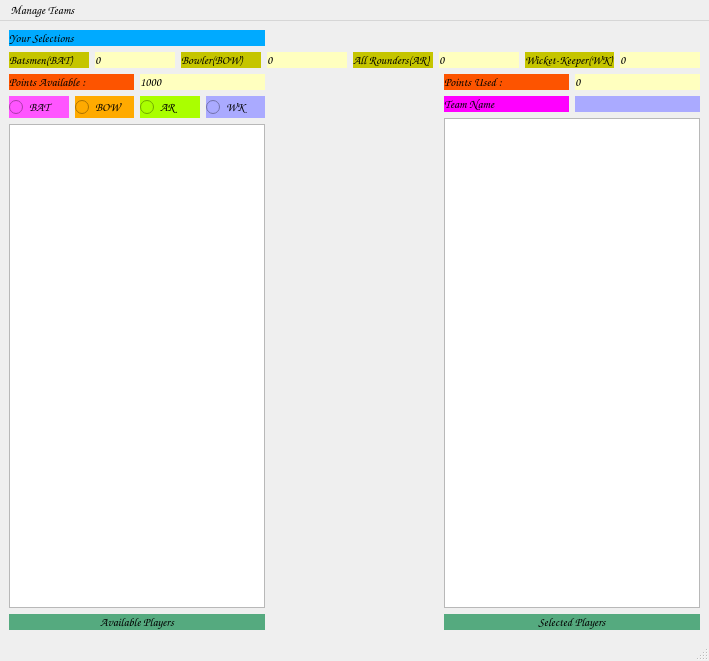
<?xml version="1.0" encoding="UTF-8"?>
<ui version="4.0">
 <class>MainWindow</class>
 <widget class="QMainWindow" name="MainWindow">
  <property name="geometry">
   <rect>
    <x>0</x>
    <y>0</y>
    <width>709</width>
    <height>661</height>
   </rect>
  </property>
  <property name="font">
   <font>
    <family>Comic Sans MS</family>
    <pointsize>9</pointsize>
    <weight>75</weight>
    <italic>true</italic>
    <bold>true</bold>
   </font>
  </property>
  <property name="windowTitle">
   <string>New Team</string>
  </property>
  <property name="styleSheet">
   <string notr="true">font: bold italic 9pt &quot;Comic Sans MS&quot;;
background-image:url(&quot;c.jpeg&quot;)</string>
  </property>
  <widget class="QWidget" name="centralwidget">
   <layout class="QGridLayout" name="gridLayout">
    <item row="1" column="0" colspan="3">
     <layout class="QHBoxLayout" name="horizontalLayout">
      <item>
       <layout class="QVBoxLayout" name="verticalLayout">
        <item>
         <widget class="QLabel" name="label_2">
          <property name="font">
           <font>
            <family>Comic Sans MS</family>
            <pointsize>9</pointsize>
            <weight>75</weight>
            <italic>true</italic>
            <bold>true</bold>
           </font>
          </property>
          <property name="styleSheet">
           <string notr="true">background-color: rgb(197, 197, 0);</string>
          </property>
          <property name="text">
           <string>Batsmen(BAT)</string>
          </property>
          <property name="alignment">
           <set>Qt::AlignBottom|Qt::AlignLeading|Qt::AlignLeft</set>
          </property>
         </widget>
        </item>
       </layout>
      </item>
      <item>
       <widget class="QLabel" name="l1">
        <property name="font">
         <font>
          <family>Comic Sans MS</family>
          <pointsize>9</pointsize>
          <weight>75</weight>
          <italic>true</italic>
          <bold>true</bold>
         </font>
        </property>
        <property name="styleSheet">
         <string notr="true">background-color: rgb(255, 255, 191);</string>
        </property>
        <property name="text">
         <string>0</string>
        </property>
        <property name="alignment">
         <set>Qt::AlignBottom|Qt::AlignLeading|Qt::AlignLeft</set>
        </property>
       </widget>
      </item>
      <item>
       <widget class="QLabel" name="label_7">
        <property name="font">
         <font>
          <family>Comic Sans MS</family>
          <pointsize>9</pointsize>
          <weight>75</weight>
          <italic>true</italic>
          <bold>true</bold>
         </font>
        </property>
        <property name="styleSheet">
         <string notr="true">background-color: rgb(197, 197, 0);</string>
        </property>
        <property name="text">
         <string>Bowler(BOW)</string>
        </property>
        <property name="alignment">
         <set>Qt::AlignBottom|Qt::AlignLeading|Qt::AlignLeft</set>
        </property>
       </widget>
      </item>
      <item>
       <widget class="QLabel" name="l2">
        <property name="font">
         <font>
          <family>Comic Sans MS</family>
          <pointsize>9</pointsize>
          <weight>75</weight>
          <italic>true</italic>
          <bold>true</bold>
         </font>
        </property>
        <property name="styleSheet">
         <string notr="true">background-color: rgb(255, 255, 191);
</string>
        </property>
        <property name="text">
         <string>0</string>
        </property>
        <property name="alignment">
         <set>Qt::AlignBottom|Qt::AlignLeading|Qt::AlignLeft</set>
        </property>
       </widget>
      </item>
      <item>
       <widget class="QLabel" name="label_5">
        <property name="font">
         <font>
          <family>Comic Sans MS</family>
          <pointsize>9</pointsize>
          <weight>75</weight>
          <italic>true</italic>
          <bold>true</bold>
         </font>
        </property>
        <property name="styleSheet">
         <string notr="true">background-color: rgb(197, 197, 0);</string>
        </property>
        <property name="text">
         <string>All Rounders(AR)</string>
        </property>
        <property name="alignment">
         <set>Qt::AlignBottom|Qt::AlignLeading|Qt::AlignLeft</set>
        </property>
       </widget>
      </item>
      <item>
       <widget class="QLabel" name="l3">
        <property name="font">
         <font>
          <family>Comic Sans MS</family>
          <pointsize>9</pointsize>
          <weight>75</weight>
          <italic>true</italic>
          <bold>true</bold>
         </font>
        </property>
        <property name="styleSheet">
         <string notr="true">background-color: rgb(255, 255, 191);
</string>
        </property>
        <property name="text">
         <string>0</string>
        </property>
        <property name="alignment">
         <set>Qt::AlignBottom|Qt::AlignLeading|Qt::AlignLeft</set>
        </property>
       </widget>
      </item>
      <item>
       <widget class="QLabel" name="label_9">
        <property name="font">
         <font>
          <family>Comic Sans MS</family>
          <pointsize>9</pointsize>
          <weight>75</weight>
          <italic>true</italic>
          <bold>true</bold>
         </font>
        </property>
        <property name="styleSheet">
         <string notr="true">
background-color: rgb(197, 197, 0);</string>
        </property>
        <property name="text">
         <string>Wicket-Keeper(WK)</string>
        </property>
        <property name="alignment">
         <set>Qt::AlignBottom|Qt::AlignLeading|Qt::AlignLeft</set>
        </property>
       </widget>
      </item>
      <item>
       <widget class="QLabel" name="l4">
        <property name="font">
         <font>
          <family>Comic Sans MS</family>
          <pointsize>9</pointsize>
          <weight>75</weight>
          <italic>true</italic>
          <bold>true</bold>
         </font>
        </property>
        <property name="styleSheet">
         <string notr="true">background-color: rgb(255, 255, 191);</string>
        </property>
        <property name="text">
         <string>0</string>
        </property>
        <property name="alignment">
         <set>Qt::AlignBottom|Qt::AlignLeading|Qt::AlignLeft</set>
        </property>
       </widget>
      </item>
     </layout>
    </item>
    <item row="0" column="0">
     <widget class="QLabel" name="label">
      <property name="font">
       <font>
        <family>Comic Sans MS</family>
        <pointsize>9</pointsize>
        <weight>75</weight>
        <italic>true</italic>
        <bold>true</bold>
       </font>
      </property>
      <property name="styleSheet">
       <string notr="true">background-color: rgb(197, 197, 0);
background-color: rgb(0, 170, 255);</string>
      </property>
      <property name="text">
       <string>Your Selections</string>
      </property>
      <property name="alignment">
       <set>Qt::AlignBottom|Qt::AlignLeading|Qt::AlignLeft</set>
      </property>
     </widget>
    </item>
    <item row="2" column="1">
     <spacer name="horizontalSpacer">
      <property name="orientation">
       <enum>Qt::Horizontal</enum>
      </property>
      <property name="sizeHint" stdset="0">
       <size>
        <width>40</width>
        <height>20</height>
       </size>
      </property>
     </spacer>
    </item>
    <item row="2" column="0">
     <layout class="QVBoxLayout" name="verticalLayout_2">
      <item>
       <layout class="QHBoxLayout" name="horizontalLayout_3">
        <item>
         <widget class="QLabel" name="label_4">
          <property name="font">
           <font>
            <family>Comic Sans MS</family>
            <pointsize>9</pointsize>
            <weight>75</weight>
            <italic>true</italic>
            <bold>true</bold>
           </font>
          </property>
          <property name="styleSheet">
           <string notr="true">background-color: rgb(253, 84, 0);</string>
          </property>
          <property name="text">
           <string>Points Available :</string>
          </property>
         </widget>
        </item>
        <item>
         <widget class="QLabel" name="l5">
          <property name="font">
           <font>
            <family>Comic Sans MS</family>
            <pointsize>9</pointsize>
            <weight>75</weight>
            <italic>true</italic>
            <bold>true</bold>
           </font>
          </property>
          <property name="styleSheet">
           <string notr="true">background-color: rgb(255, 255, 191);</string>
          </property>
          <property name="text">
           <string>1000</string>
          </property>
          <property name="alignment">
           <set>Qt::AlignLeading|Qt::AlignLeft|Qt::AlignVCenter</set>
          </property>
         </widget>
        </item>
       </layout>
      </item>
      <item>
       <layout class="QHBoxLayout" name="horizontalLayout_2">
        <item>
         <widget class="QRadioButton" name="rb1">
          <property name="font">
           <font>
            <family>Comic Sans MS</family>
            <pointsize>9</pointsize>
            <weight>75</weight>
            <italic>true</italic>
            <bold>true</bold>
           </font>
          </property>
          <property name="styleSheet">
           <string notr="true">background-color: rgb(255, 85, 255);</string>
          </property>
          <property name="text">
           <string>BAT</string>
          </property>
         </widget>
        </item>
        <item>
         <widget class="QRadioButton" name="rb2">
          <property name="font">
           <font>
            <family>Comic Sans MS</family>
            <pointsize>9</pointsize>
            <weight>75</weight>
            <italic>true</italic>
            <bold>true</bold>
           </font>
          </property>
          <property name="styleSheet">
           <string notr="true">background-color: rgb(255, 170, 0);</string>
          </property>
          <property name="text">
           <string>BOW</string>
          </property>
         </widget>
        </item>
        <item>
         <widget class="QRadioButton" name="rb3">
          <property name="font">
           <font>
            <family>Comic Sans MS</family>
            <pointsize>9</pointsize>
            <weight>75</weight>
            <italic>true</italic>
            <bold>true</bold>
           </font>
          </property>
          <property name="styleSheet">
           <string notr="true">
background-color: rgb(170, 255, 0);</string>
          </property>
          <property name="text">
           <string>AR</string>
          </property>
         </widget>
        </item>
        <item>
         <widget class="QRadioButton" name="rb4">
          <property name="font">
           <font>
            <family>Comic Sans MS</family>
            <pointsize>9</pointsize>
            <weight>75</weight>
            <italic>true</italic>
            <bold>true</bold>
           </font>
          </property>
          <property name="styleSheet">
           <string notr="true">background-color: rgb(170, 170, 255);</string>
          </property>
          <property name="text">
           <string>WK</string>
          </property>
         </widget>
        </item>
       </layout>
      </item>
      <item>
       <widget class="QListView" name="listView">
        <property name="font">
         <font>
          <family>Comic Sans MS</family>
          <pointsize>9</pointsize>
          <weight>75</weight>
          <italic>true</italic>
          <bold>true</bold>
         </font>
        </property>
        <property name="styleSheet">
         <string notr="true">background-image:url(&quot;d.jpeg&quot;)
</string>
        </property>
       </widget>
      </item>
      <item>
       <widget class="QLabel" name="label_3">
        <property name="font">
         <font>
          <family>Comic Sans MS</family>
          <pointsize>9</pointsize>
          <weight>75</weight>
          <italic>true</italic>
          <bold>true</bold>
         </font>
        </property>
        <property name="styleSheet">
         <string notr="true">background-color: rgb(255, 255, 191);
background-color: rgb(85, 170, 127);</string>
        </property>
        <property name="text">
         <string>Available Players</string>
        </property>
        <property name="alignment">
         <set>Qt::AlignCenter</set>
        </property>
       </widget>
      </item>
     </layout>
    </item>
    <item row="2" column="2">
     <layout class="QVBoxLayout" name="verticalLayout_3">
      <item>
       <layout class="QHBoxLayout" name="horizontalLayout_4">
        <item>
         <widget class="QLabel" name="label_6">
          <property name="font">
           <font>
            <family>Comic Sans MS</family>
            <pointsize>9</pointsize>
            <weight>75</weight>
            <italic>true</italic>
            <bold>true</bold>
           </font>
          </property>
          <property name="styleSheet">
           <string notr="true">background-color: rgb(253, 84, 0);
</string>
          </property>
          <property name="text">
           <string>Points Used :</string>
          </property>
         </widget>
        </item>
        <item>
         <widget class="QLabel" name="l6">
          <property name="font">
           <font>
            <family>Comic Sans MS</family>
            <pointsize>9</pointsize>
            <weight>75</weight>
            <italic>true</italic>
            <bold>true</bold>
           </font>
          </property>
          <property name="styleSheet">
           <string notr="true">background-color: rgb(255, 255, 191);</string>
          </property>
          <property name="text">
           <string>0</string>
          </property>
          <property name="alignment">
           <set>Qt::AlignLeading|Qt::AlignLeft|Qt::AlignVCenter</set>
          </property>
         </widget>
        </item>
       </layout>
      </item>
      <item>
       <layout class="QHBoxLayout" name="horizontalLayout_5">
        <item>
         <widget class="QLabel" name="label_13">
          <property name="font">
           <font>
            <family>Comic Sans MS</family>
            <pointsize>9</pointsize>
            <weight>75</weight>
            <italic>true</italic>
            <bold>true</bold>
           </font>
          </property>
          <property name="styleSheet">
           <string notr="true">background-color: rgb(255, 0, 255);</string>
          </property>
          <property name="text">
           <string>Team Name</string>
          </property>
         </widget>
        </item>
        <item>
         <widget class="QLabel" name="l7">
          <property name="font">
           <font>
            <family>Comic Sans MS</family>
            <pointsize>9</pointsize>
            <weight>75</weight>
            <italic>true</italic>
            <bold>true</bold>
           </font>
          </property>
          <property name="styleSheet">
           <string notr="true">background-color: rgb(170, 170, 255);</string>
          </property>
          <property name="text">
           <string/>
          </property>
         </widget>
        </item>
       </layout>
      </item>
      <item>
       <widget class="QListView" name="listView_2">
        <property name="font">
         <font>
          <family>Comic Sans MS</family>
          <pointsize>9</pointsize>
          <weight>75</weight>
          <italic>true</italic>
          <bold>true</bold>
         </font>
        </property>
        <property name="styleSheet">
         <string notr="true">background-image:url(&quot;d.jpeg&quot;)
</string>
        </property>
       </widget>
      </item>
      <item>
       <widget class="QLabel" name="label_8">
        <property name="font">
         <font>
          <family>Comic Sans MS</family>
          <pointsize>9</pointsize>
          <weight>75</weight>
          <italic>true</italic>
          <bold>true</bold>
         </font>
        </property>
        <property name="styleSheet">
         <string notr="true">background-color: rgb(255, 255, 191);
background-color: rgb(85, 170, 127);</string>
        </property>
        <property name="text">
         <string>Selected Players</string>
        </property>
        <property name="alignment">
         <set>Qt::AlignCenter</set>
        </property>
       </widget>
      </item>
     </layout>
    </item>
   </layout>
  </widget>
  <widget class="QMenuBar" name="menubar">
   <property name="geometry">
    <rect>
     <x>0</x>
     <y>0</y>
     <width>709</width>
     <height>28</height>
    </rect>
   </property>
   <property name="font">
    <font>
     <family>Comic Sans MS</family>
     <pointsize>9</pointsize>
     <weight>75</weight>
     <italic>true</italic>
     <bold>true</bold>
    </font>
   </property>
   <widget class="QMenu" name="menuManage_Teams">
    <property name="title">
     <string>Manage Teams</string>
    </property>
    <addaction name="actionNew_Team_2"/>
    <addaction name="actionOpen_Team_2"/>
    <addaction name="actionSave_Team_2"/>
    <addaction name="actionEvaluate_Team_2"/>
   </widget>
   <addaction name="menuManage_Teams"/>
  </widget>
  <widget class="QStatusBar" name="statusbar"/>
  <action name="actionNew_Team">
   <property name="text">
    <string>New Team</string>
   </property>
   <property name="font">
    <font>
     <family>Comic Sans MS</family>
     <pointsize>9</pointsize>
     <weight>75</weight>
     <italic>true</italic>
     <bold>true</bold>
    </font>
   </property>
   <property name="shortcut">
    <string>Ctrl+N</string>
   </property>
  </action>
  <action name="actionOpen_Team">
   <property name="text">
    <string>Open Team</string>
   </property>
   <property name="shortcut">
    <string>Ctrl+O</string>
   </property>
  </action>
  <action name="actionSave_Team">
   <property name="text">
    <string>Save Team</string>
   </property>
   <property name="shortcut">
    <string>Ctrl+S</string>
   </property>
  </action>
  <action name="actionEvaluate_Team">
   <property name="text">
    <string>Evaluate Team</string>
   </property>
   <property name="shortcut">
    <string>Ctrl+E</string>
   </property>
  </action>
  <action name="actionNew_Team_2">
   <property name="text">
    <string>New Team</string>
   </property>
   <property name="font">
    <font>
     <family>Comic Sans MS</family>
     <pointsize>9</pointsize>
     <weight>75</weight>
     <italic>true</italic>
     <bold>true</bold>
    </font>
   </property>
  </action>
  <action name="actionOpen_Team_2">
   <property name="text">
    <string>Open Team</string>
   </property>
   <property name="font">
    <font>
     <family>Comic Sans MS</family>
     <pointsize>9</pointsize>
     <weight>75</weight>
     <italic>true</italic>
     <bold>true</bold>
    </font>
   </property>
  </action>
  <action name="actionSave_Team_2">
   <property name="text">
    <string>Save Team</string>
   </property>
   <property name="font">
    <font>
     <family>Comic Sans MS</family>
     <pointsize>9</pointsize>
     <weight>75</weight>
     <italic>true</italic>
     <bold>true</bold>
    </font>
   </property>
  </action>
  <action name="actionEvaluate_Team_2">
   <property name="text">
    <string>Evaluate Team</string>
   </property>
   <property name="font">
    <font>
     <family>Comic Sans MS</family>
     <pointsize>9</pointsize>
     <weight>75</weight>
     <italic>true</italic>
     <bold>true</bold>
    </font>
   </property>
  </action>
 </widget>
 <resources>
  <include location="../../Users/satya/Downloads/website-dropdown-arrow-icon-on-600nw-2075355202.webp"/>
 </resources>
 <connections/>
</ui>
